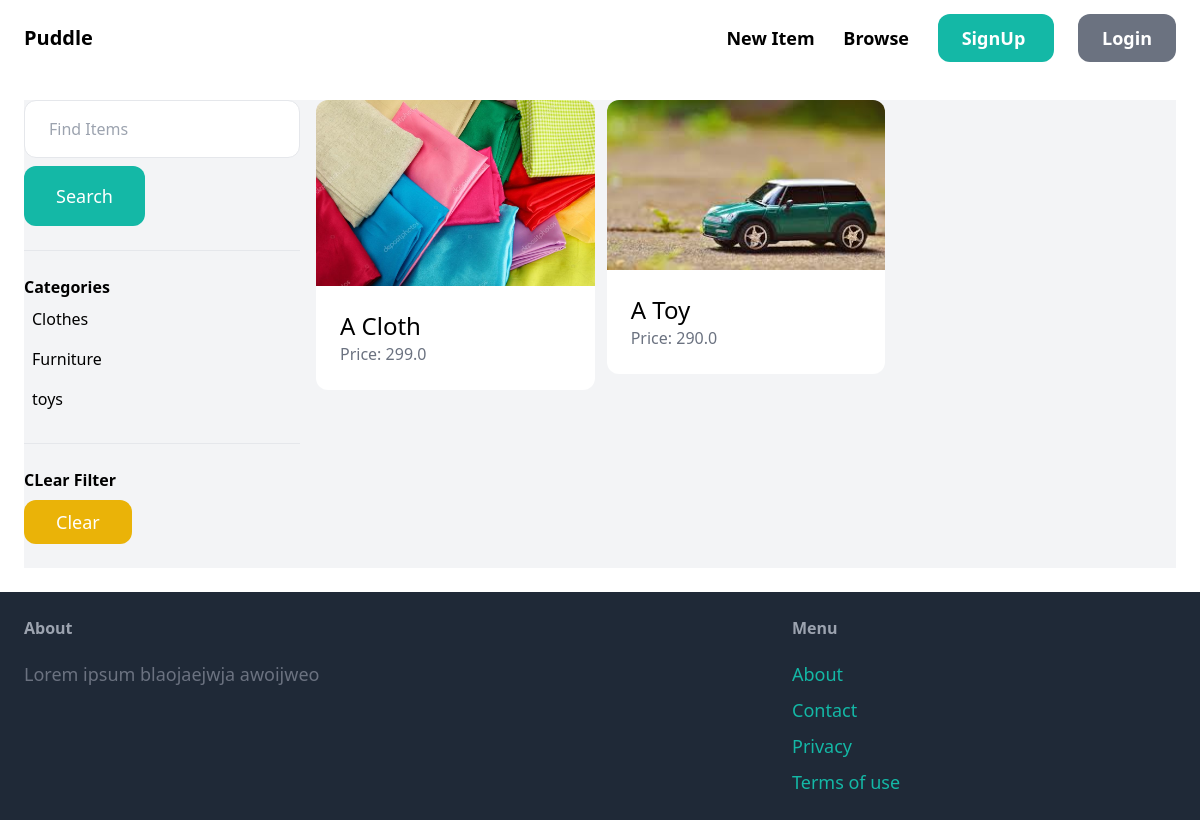
The app's page /items/, older data.
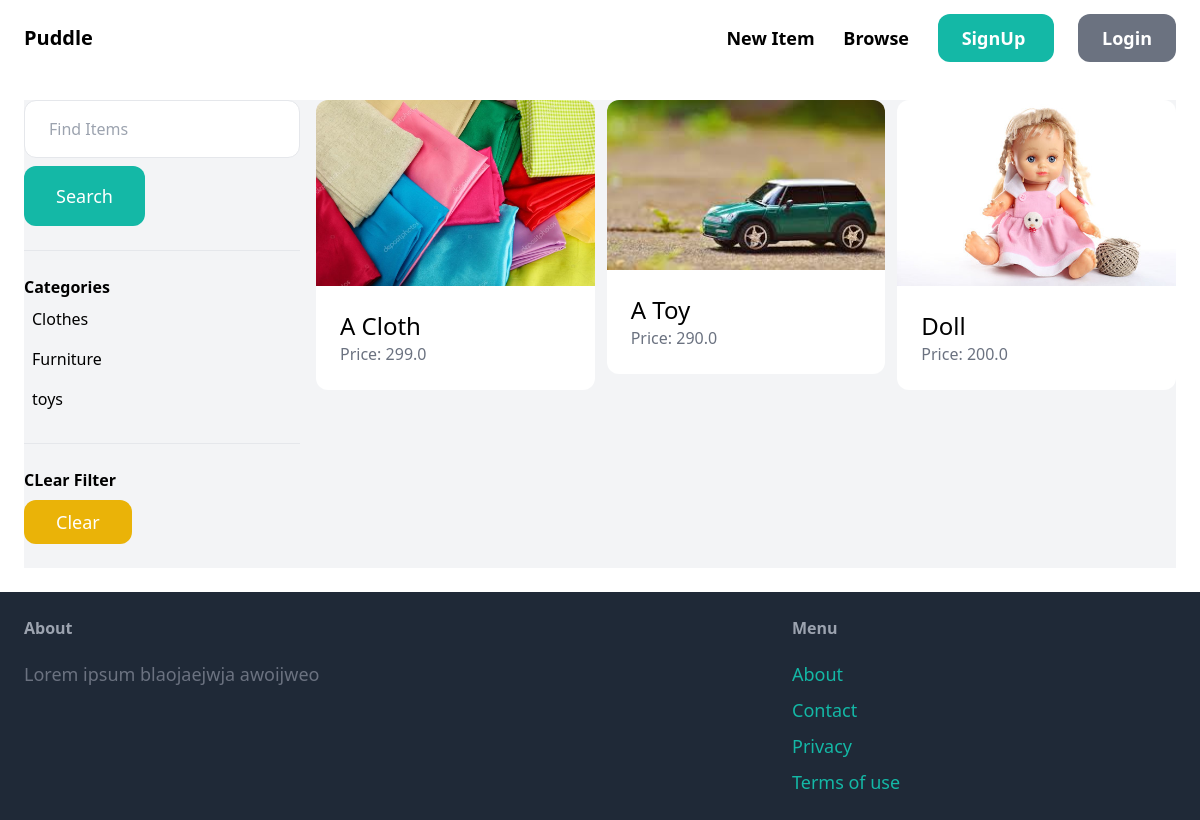
The same page, newer data.
### item/models.py (models this page shows, shortened)
class Category(models.Model):
    name = models.CharField(max_length=255)
    class Meta:
        ordering = ('name', )
        verbose_name_plural = 'Categories'

class Item(models.Model):
    category = models.ForeignKey(Category,related_name='items', on_delete=models.CASCADE)
    name = models.CharField(max_length=255)
    description = models.TextField(blank=True, null = True)
    price = models.FloatField()
    image = models.ImageField(upload_to='item_images', blank=True, null= True)
    is_sold = models.BooleanField(default=False)
    created_by = models.ForeignKey(User, related_name='items', on_delete=models.CASCADE)
    created_at = models.DateTimeField(auto_now_add=True)

### item/views.py (the view)
# urls.py: path('', views.items, name='items'),
def items(request):
    query = request.GET.get('query','')
    category_id = request.GET.get('category', 0)
    categories = Category.objects.all()
    items = Item.objects.filter(is_sold= False)
    if category_id:
        items = items.filter(category_id=category_id)
    if query:
        items = items.filter(Q(name__icontains=query) | Q(description__icontains=query))
    return render(request,'item/items.html', {
        'items': items,
        'query' : query,
        'categories': categories,
        'category_id': int(category_id)
    })

### item/templates/item/items.html (shortened to what this page needs)
{% extends 'core/base.html' %}
{% block content %}
    <div class = "pb-6 grid grid-cols-4 gap-4 bg-gray-100">
        <div class="col-span-1">
            <form method="get" action="{% url 'item:items' %}">
                <input name="query" class="w-full py-4 px-6 border rounded-xl" type="text" value="{{query}}" placeholder="Find Items">
                <button class="mt-2 py-4 px-8 text-lg bg-teal-500 text-white rounded-xl">Search</button>
            </form>
            <hr class="my-6">
            <p class="font-semibold">Categories</p>
            <ul>
                {% for category in categories %}
                    <li class="py-2 px-2 rounded-xl {% if category.id == category_id %} bg-gray-200{% endif %}">
                        <a href="{% url 'item:items' %}?query={{ query }} &category={{ category.id }}">{{category.name}}</a>
                    </li>
                {%endfor%}
            </ul>
            <hr class="my-6">
            <p class="font-semibold">CLear Filter</p>
            <ul>
                <li>
                    <a href="{% url 'item:items' %}" class="mt-2 py-2 px-8 inline-block bg-yellow-500 text-lg rounded-xl text-white">Clear</a>
                </li>
            </ul>
        </div>
        <div class="col-span-3">
            <div class="grid grid-cols-3 gap-3">
                {% for item in items %}
                    <div>
                        <a href="{% url 'item:detail' item.id %}">
                            <div>
                                <img src="{{item.image.url}}" class="rounded-t-xl">
                            </div>
                            <div class="p-6 bg-white rounded-b-xl">
                                <h2 class="text-2xl">{{item.name}} </h2>
                                <p class="text-gray-500">Price: {{item.price}}</p>
                            </div>
                        </a>
                    </div>
                {% endfor %}
            </div>
        </div>
    </div>
{% endblock %}

Row changes from the older to the newer data that the page shows:
added Item: image (picture), name "Doll", price "200.0"
